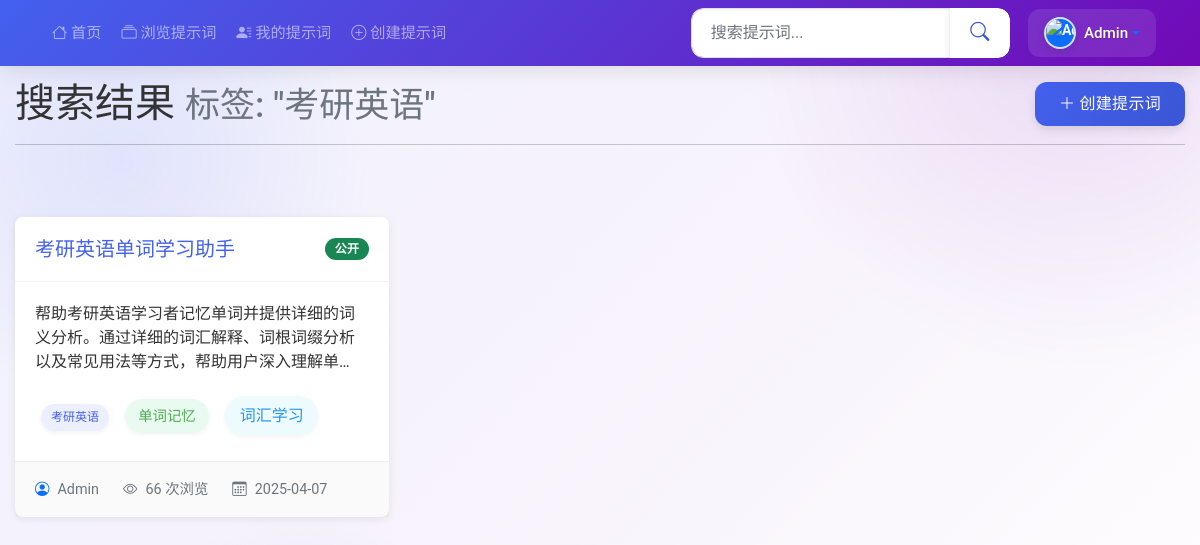
The page /search?tag=考研英语 (signed in) on the database as committed earlier.
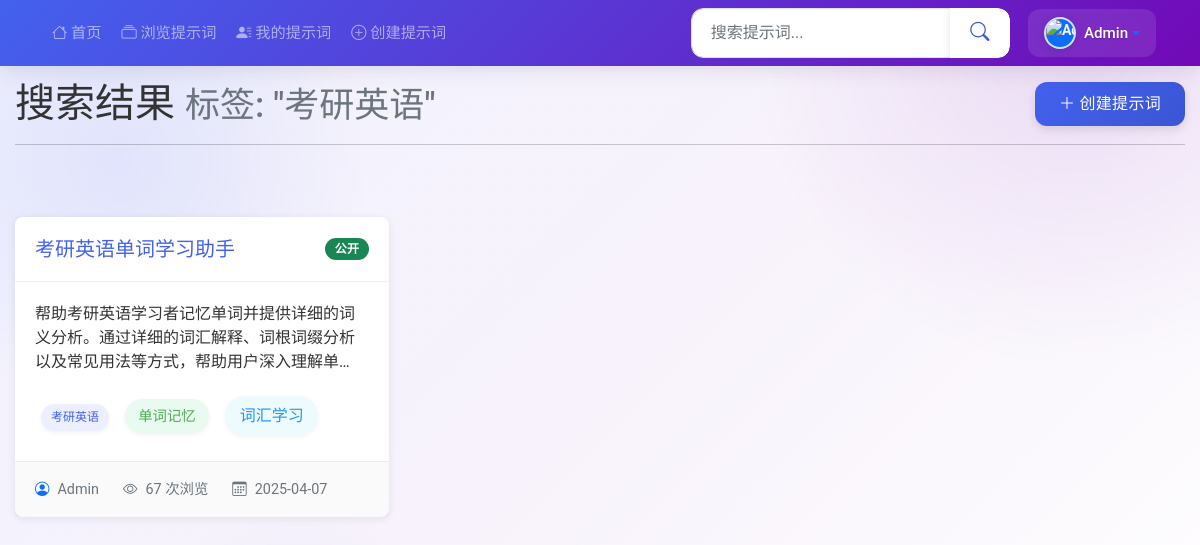
The same page on the database as committed later.
### tables this page shows
CREATE TABLE users (
            id INTEGER PRIMARY KEY AUTOINCREMENT,
            username TEXT UNIQUE NOT NULL,
            email TEXT UNIQUE NOT NULL,
            password_hash TEXT NOT NULL,
            is_admin BOOLEAN DEFAULT 0,
            is_banned BOOLEAN DEFAULT 0,
            created_at TIMESTAMP DEFAULT CURRENT_TIMESTAMP
        , avatar_url TEXT);

CREATE TABLE tags (
            id INTEGER PRIMARY KEY AUTOINCREMENT,
            name TEXT UNIQUE NOT NULL,
            created_at TIMESTAMP DEFAULT CURRENT_TIMESTAMP
        );

CREATE TABLE prompts (
            id INTEGER PRIMARY KEY AUTOINCREMENT,
            title TEXT NOT NULL,
            content TEXT NOT NULL,
            description TEXT,
            version TEXT,
            cover_image TEXT,
            created_at TIMESTAMP DEFAULT CURRENT_TIMESTAMP,
            updated_at TIMESTAMP DEFAULT CURRENT_TIMESTAMP,
            user_id INTEGER NOT NULL,
            is_public BOOLEAN DEFAULT 0,
            view_count INTEGER DEFAULT 0,
            share_count INTEGER DEFAULT 0,
            _metadata TEXT,
            FOREIGN KEY (user_id) REFERENCES users (id)
        );

### simple_app.py (the view, shortened to what this page needs)
@app.route('/search')
def search():
    query = request.args.get('q', '')
    tag = request.args.get('tag', '')
    db = get_db()
    if 'user_id' in session:
        user_id = session['user_id']
        if query and tag:
            prompts = db.execute(
                'SELECT DISTINCT p.*, u.username FROM prompts p '
                'JOIN users u ON p.user_id = u.id '
                'JOIN tags_prompts tp ON p.id = tp.prompt_id '
                'JOIN tags t ON tp.tag_id = t.id '
                'WHERE (p.is_public = 1 OR p.user_id = ?) AND t.name = ? '
                'AND (p.title LIKE ? OR p.content LIKE ? OR p.description LIKE ?) '
                'ORDER BY p.created_at DESC',
                (user_id, tag, f'%{query}%', f'%{query}%', f'%{query}%')
            ).fetchall()
        elif tag:
            prompts = db.execute(
                'SELECT DISTINCT p.*, u.username FROM prompts p '
                'JOIN users u ON p.user_id = u.id '
                'JOIN tags_prompts tp ON p.id = tp.prompt_id '
                'JOIN tags t ON tp.tag_id = t.id '
                'WHERE (p.is_public = 1 OR p.user_id = ?) AND t.name = ? '
                'ORDER BY p.created_at DESC',
                (user_id, tag)
            ).fetchall()
        else:
            return redirect(url_for('index'))
        tags = db.execute(
            'SELECT DISTINCT t.* FROM tags t '
            'JOIN tags_prompts tp ON t.id = tp.tag_id '
            'JOIN prompts p ON tp.prompt_id = p.id '
            'WHERE p.is_public = 1 OR p.user_id = ? '
            'ORDER BY t.name',
            (user_id,)
        ).fetchall()
    prompts_with_tags = []
    for prompt_row in prompts:
        prompt = dict(prompt_row)  # 转换为可修改的字典
        prompt_tags = db.execute(
            'SELECT t.* FROM tags t '
            'JOIN tags_prompts tp ON t.id = tp.tag_id '
            'WHERE tp.prompt_id = ?',
            (prompt['id'],)
        ).fetchall()
        prompt['tags'] = prompt_tags
        prompts_with_tags.append(prompt)
    prompts = prompts_with_tags
    return render_template('search.html', prompts=prompts, tags=tags, query=query, selected_tag=tag)

### simple_app.py (called while the page is built, shortened)
@app.after_request
def add_cors_headers(response):
    if os.environ.get('ENABLE_CORS', 'False').lower() == 'true':
        response.headers['Access-Control-Allow-Origin'] = os.environ.get('CORS_ORIGIN', '*')
        response.headers['Access-Control-Allow-Methods'] = 'GET, POST, PUT, DELETE, OPTIONS'
        response.headers['Access-Control-Allow-Headers'] = 'Content-Type, Authorization'
    response.headers['X-Content-Type-Options'] = 'nosniff'
    response.headers['X-Frame-Options'] = 'SAMEORIGIN'
    response.headers['X-XSS-Protection'] = '1; mode=block'
    if os.environ.get('HTTPS_ENABLED', 'False').lower() == 'true':
        response.headers['Strict-Transport-Security'] = 'max-age=31536000; includeSubDomains'
    return response

def get_db():
    avatars_dir = os.path.join('static', 'img', 'avatars')
    if not os.path.exists(avatars_dir):
        os.makedirs(avatars_dir)
    db = getattr(g, '_database', None)
    if db is None:
        db = g._database = sqlite3.connect(app.config['DATABASE'])
        db.row_factory = sqlite3.Row
        cursor = db.cursor()
        result = cursor.execute("PRAGMA table_info(users)").fetchall()
        has_avatar_field = any(row[1] == 'avatar_url' for row in result)
    return db

@app.context_processor
def inject_now():
    return {'now': datetime.datetime.now()}

### templates/search.html (shortened to what this page needs)
{% extends 'base.html' %}  {% block content %}
<div class="search-container">
  <div class="row mb-4">
    <div class="col-md-12">
      <div class="d-flex justify-content-between align-items-center">
        <h1 class="mb-0">
          搜索结果 {% if query or selected_tag %}
          <small class="text-muted">
             {% if selected_tag %}标签: "{{
            selected_tag }}"{% endif %}
          </small>
          {% endif %}
        </h1>
        {% if session.user_id %}
        <a href="/create-prompt" class="btn btn-primary">
          <i class="bi bi-plus-lg"></i> 创建提示词
        </a>
        {% endif %}
      </div>
      <hr />
    </div>
  </div>
  <div class="row">
    <div class="col-md-12">
      <div class="prompt-list-container">
        {% if prompts %} {% for prompt in prompts %}
        <div
          class="prompt-list-item clickable-card"
          data-url="/prompts/{{ prompt.id }}"
        >
          <div class="prompt-header">
            <h2 class="prompt-title">{{ prompt.title }}</h2>
            <span
              class="badge {% if prompt.is_public %}bg-success{% else %}bg-secondary{% endif %}"
            >
              {% if prompt.is_public %}公开{% else %}私有{% endif %}
            </span>
          </div>
          <div class="prompt-body">
            <p>{{ prompt.description or '无描述' }}</p>
            {% if prompt.tags %}
            <div class="mt-3">
              {% for tag in prompt.tags %}
              <a
                href="/search?tag={{ tag.name }}"
                class="prompt-tag"
                onclick="event.stopPropagation()"
                >{{ tag.name }}</a
              >
              {% endfor %}
            </div>
            {% endif %}
          </div>
          <div class="prompt-footer">
            <div class="prompt-meta">
              <div class="prompt-meta-item">
                <i class="bi bi-person-circle text-primary"></i>
                <span class="fw-medium">{{ prompt.username }}</span>
              </div>
              <div class="prompt-meta-item">
                <i class="bi bi-eye"></i>
                <span>{{ prompt.view_count or 0 }} 次浏览</span>
              </div>
              <div class="prompt-meta-item">
                <i class="bi bi-calendar3"></i>
                <span
                  >{{ prompt.created_at[:10] if prompt.created_at else
                  '未知时间' }}</span
                >
              </div>
            </div>
          </div>
        </div>
        {% endfor %} {% endif %}
      </div>
    </div>
  </div>
</div>
{% endblock %}

### templates/base.html (shortened to what this page needs)
<!DOCTYPE html>
<html lang="zh-CN">
  <head>
    <link
      href="https://cdn.jsdelivr.net/npm/bootstrap@5.1.3/dist/css/bootstrap.min.css"
      rel="stylesheet"
    />
    <link
      rel="stylesheet"
      href="https://cdn.jsdelivr.net/npm/bootstrap-icons@latest/font/bootstrap-icons.css"
    />
    <link
      rel="stylesheet"
      href="{{ url_for('static', filename='css/style.css') }}?v={{ now.timestamp()|int }}"
    />
  </head>
  <body>
    <nav class="navbar navbar-expand-lg navbar-dark fixed-top">
      <div class="container">
        <div class="collapse navbar-collapse" id="navbarNav">
          <ul class="navbar-nav me-auto">
            <li class="nav-item">
              <a
                class="nav-link {% if request.path == '/' %}active{% endif %}"
                href="/"
              >
                <i class="bi bi-house"></i> 首页
              </a>
            </li>
            <li class="nav-item">
              <a
                class="nav-link {% if '/prompts/all' in request.path %}active{% endif %}"
                href="/prompts/all"
              >
                <i class="bi bi-collection"></i> 浏览提示词
              </a>
            </li>
            {% if 'user_id' in session %}
            <li class="nav-item">
              <a
                class="nav-link {% if '/my-prompts' in request.path %}active{% endif %}"
                href="/my-prompts"
              >
                <i class="bi bi-person-lines-fill"></i> 我的提示词
              </a>
            </li>
            <li class="nav-item">
              <a
                class="nav-link {% if '/create' in request.path %}active{% endif %}"
                href="{{ url_for('prompts_create') }}"
              >
                <i class="bi bi-plus-circle"></i> 创建提示词
              </a>
            </li>
            {% endif %}
          </ul>
          <form
            class="search-form d-flex mb-3 mb-lg-0 me-lg-3"
            action="/search"
            method="get"
          >
            <div class="input-group">
              <input
                type="text"
                class="form-control"
                placeholder="搜索提示词..."
                name="q"
                value="{{ request.args.get('q', '') }}"
              />
              <button class="btn" type="submit">
                <i class="bi bi-search"></i>
              </button>
            </div>
          </form>
          <div class="d-flex align-items-center mt-3 mt-lg-0">
            {% if 'user_id' in session %}
            <div class="dropdown w-100">
              <a
                class="nav-link dropdown-toggle d-flex align-items-center py-2"
                href="#"
                id="navbarDropdown"
                role="button"
                data-bs-toggle="dropdown"
                aria-expanded="false"
              >
                <div
                  class="avatar-sm bg-primary text-light rounded-circle d-flex align-items-center justify-content-center me-2"
                >
                  {% if session.avatar_url %}
                  <img
                    src="{{ session.avatar_url }}"
                    alt="{{ session.username }}"
                    class="w-100 h-100 rounded-circle object-fit-cover"
                  />
                  {% else %} {{ session.username[0]|upper }} {% endif %}
                </div>
                <span class="d-inline fw-medium text-white"
                  >{{ session.username }}</span
                >
              </a>
            </div>
            {% else %}
            <div class="d-flex w-100 justify-content-between">
              <a href="/login" class="btn btn-light btn-sm me-2">登录</a>
              <a href="/register" class="btn btn-outline-light btn-sm">注册</a>
            </div>
            {% endif %}
          </div>
        </div>
      </div>
    </nav>
    <main>
      {% block content %}{% endblock %}
    </main>
  </body>
</html>

### templates/search.html (style rules this page uses)
.search-container { max-width: 1240px; margin: 0 auto; padding: 0 15px; }
.prompt-list-container { display: grid; grid-template-columns: repeat(auto-fill, minmax(300px, 1fr)); gap: 1.5rem; margin: 2rem 0; }
.prompt-list-item { background-color: #fff; border-radius: 0.5rem; box-shadow: 0 2px 8px rgba(0, 0, 0, 0.08); transition: transform 0.3s ease, box-shadow 0.3s ease; }
.prompt-header { padding: 1.25rem; border-bottom: 1px solid rgba(0, 0, 0, 0.05); display: flex; justify-content: space-between; align-items: center; }
.prompt-title { font-size: 1.25rem; margin-bottom: 0; color: var(--primary-color); overflow: hidden; text-overflow: ellipsis; white-space: nowrap; max-width: 70%; display: -webkit-box; -webkit-line-clamp: 1; -webkit-box-orient: vertical; }
.prompt-body { padding: 1.25rem; }
.prompt-body p { display: -webkit-box; -webkit-line-clamp: 3; -webkit-box-orient: vertical; overflow: hidden; text-overflow: ellipsis; line-height: 1.5; margin-bottom: 0; }
.clickable-card { cursor: pointer; transition: all 0.3s ease; }
.prompt-footer { padding: 1rem 1.25rem; background-color: rgba(0, 0, 0, 0.02); border-top: 1px solid rgba(0, 0, 0, 0.05); display: flex; justify-content: space-between; align-items: center; }
.prompt-meta { display: flex; align-items: center; flex-wrap: wrap; gap: 1.5rem; font-size: 0.9rem; color: #6c757d; overflow: visible; max-width: 100%; }
.prompt-meta-item { display: flex; align-items: center; gap: 0.5rem; white-space: nowrap; flex-shrink: 0; }
.prompt-tag { display: inline-block; padding: 0.3rem 0.75rem; background-color: var(--light-bg); color: var(--text-color); border-radius: 30px; margin: 0.4rem; font-size: 0.85rem; text-decoration: none; transition: all 0.3s ease; box-shadow: 0 2px 5px rgba(0, 0, 0, 0.05); transform-origin: center; }
.prompt-tag:nth-child(3n + 1) { font-size: 0.75rem; padding: 0.25rem 0.6rem; }
.prompt-tag:nth-child(3n + 2) { font-size: 0.9rem; padding: 0.35rem 0.8rem; }
.prompt-tag:nth-child(3n + 3) { font-size: 1rem; padding: 0.4rem 0.9rem; font-weight: 500; }
.prompt-tag:nth-child(5n + 1) { background-color: rgba(var(--primary-rgb), 0.1); color: var(--primary-color); }
.prompt-tag:nth-child(5n + 2) { background-color: rgba(var(--success-rgb), 0.1); color: var(--success-color); }
.prompt-tag:nth-child(5n + 3) { background-color: rgba(var(--info-rgb), 0.1); color: var(--info-color); }

Rows that differ between the two databases and show on the page:
changed prompts "考研英语单词学习助手": view_count "66" → "67"
